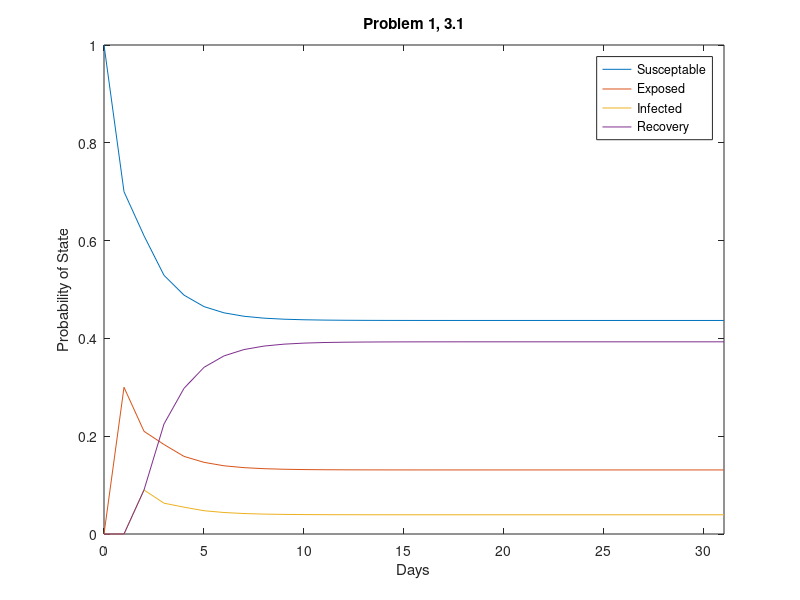
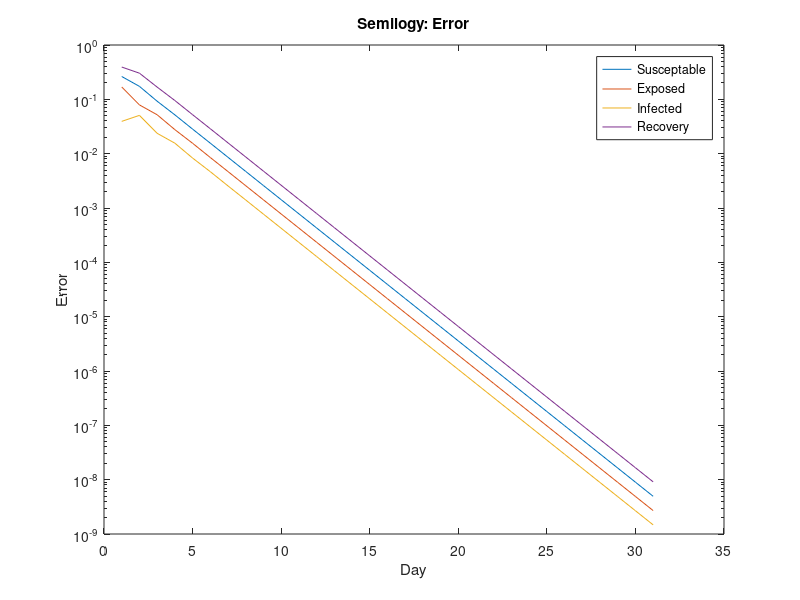
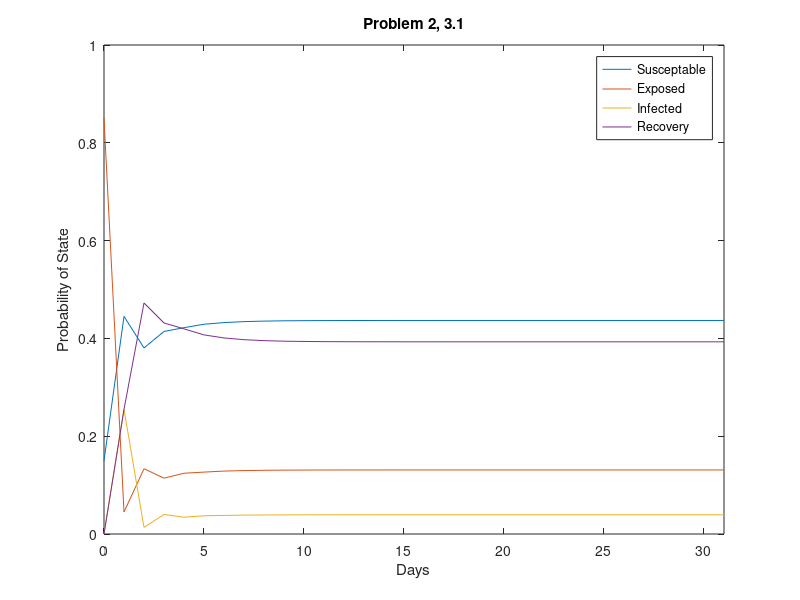
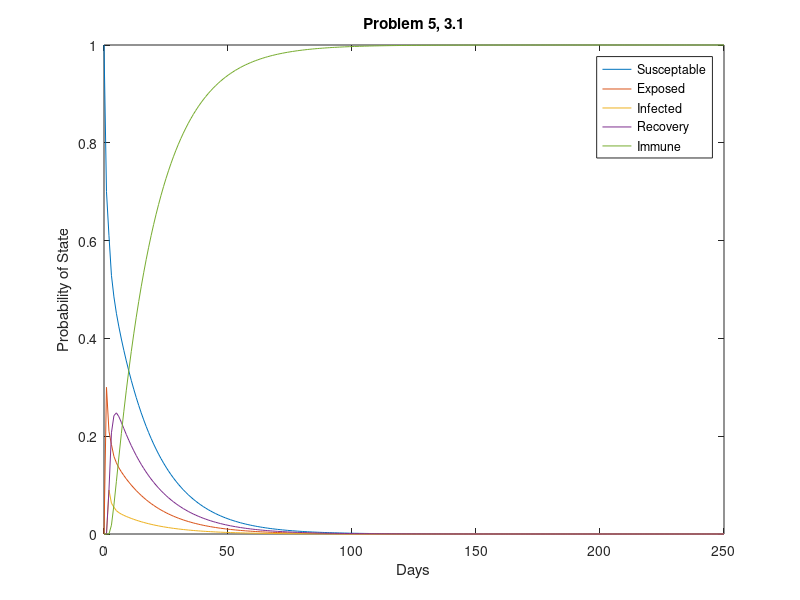

These charts were generated, in order, by the following MATLAB code:
clc
clear all
close all

A = [.7 .4 0 .2;
    .3 0 0 0;
    0 .3 0 0;
    0 .3 1 .8;];
s = [1;0;0;0];

fifth = A^5;
final = fifth * s

%% 3.1 1
A = [.7 .4 0 .2;
    .3 0 0 0;
    0 .3 0 0;
    0 .3 1 .8;];
prob = [1;0;0;0];

s = zeros(1,31); s(1) = 1;
e = zeros(1,31); e(1) = 0;
i = zeros(1,31); i(1) = 0;
r = zeros(1,31); r(1) = 0;

[V,D] = eig(A);
V = V(:,3);
V = V/sum(V);
Err = zeros(length(V),32);

for n = 1:31
    x = A^(n)*prob;
    x = x/sum(x);
    Err(:,n) = abs(x-V);
    s(n+1) = x(1);
    e(n+1) = x(2);
    i(n+1) = x(3);
    r(n+1) = x(4);
end
figure('Name','Problem 1, 3.1')
plot(0:31,s)
hold on
plot(0:31,e)
plot(0:31,i)
plot(0:31,r)
xlim([0 31]);
ylim([0 1]);
xlabel('Days');
ylabel('Probability of State');
legend('Susceptable','Exposed','Infected','Recovery');
title('Problem 1, 3.1')
hold off;
stationary1 = x


figure('Name','Semilogy: Error');
semilogy(Err(1,:));
hold on
semilogy(Err(2,:));
semilogy(Err(3,:));
semilogy(Err(4,:));
hold off
xlabel('Day')
ylabel('Error')
title('Semilogy: Error');
legend('Susceptable','Exposed','Infected','Recovery');


%% 3.1 2

A = [.7 .4 0 .2;
    .3 0 0 0;
    0 .3 0 0;
    0 .3 1 .8;];
prob = [.15;.85;0;0];

s = zeros(1,31); s(1) = .15;
e = zeros(1,31); e(1) = .85;
i = zeros(1,31); i(1) = 0;
r = zeros(1,31); r(1) = 0;

for n = 1:31
    x = A^(n)*prob;
    x = x/sum(x);
    s(n+1) = x(1);
    e(n+1) = x(2);
    i(n+1) = x(3);
    r(n+1) = x(4);
end
figure('Name','Problem 2, 3.1')
plot(0:31,s)
hold on
plot(0:31,e)
plot(0:31,i)
plot(0:31,r)
xlim([0 31]);
ylim([0 1]);
xlabel('Days');
ylabel('Probability of State');
legend('Susceptable','Exposed','Infected','Recovery');
title('Problem 2, 3.1')
hold off;
stationary2 = x

%% 3.1 5
SEIRIm = [ .7 .4 0 .2 0 ;
    .3 0 0 0 0 ;
    0 .3 0 0 0 ;
    0 .3 1 .6 0 ;
    0 0 0 .2 1];

suscept = [1;0;0;0;0];

s = zeros(1,250); s(1) = 1;
e = zeros(1,250); e(1) = 0;
i = zeros(1,250); i(1) = 0;
r = zeros(1,250); r(1) = 0;
m = zeros(1,250); m(1) = 0;
for n = 1:250
    x = SEIRIm^(n)*suscept;
    x = x/sum(x);
    s(n+1) = x(1);
    e(n+1) = x(2);
    i(n+1) = x(3);
    r(n+1) = x(4);
    m(n+1) = x(5);
end
figure('Name','Problem 5, 3.1')
plot(0:250,s)
hold on
plot(0:250,e)
plot(0:250,i)
plot(0:250,r)
plot(0:250,m)
xlim([0 250]);
ylim([0 1]);
xlabel('Days');
ylabel('Probability of State');
legend('Susceptable','Exposed','Infected','Recovery','Immune');
title('Problem 5, 3.1')
hold off
stationary3 = x

%% 4.1

SEIRVM = [ .7 0 0 .2 0 0;
    .3 0 0 0 0 0;
    0 .5 0 0 0 0;
    0 .5 1 .8 0 0;
    0 0 0 0 .25 0;
    0 0 0 0 .75 1];

suscept = [1;0;0;0;0;0];

% 3
s = zeros(1,31); s(1) = 1;
e = zeros(1,31); e(1) = 0;
i = zeros(1,31); i(1) = 0;
r = zeros(1,31); r(1) = 0;
v = zeros(1,31); v(1) = 0;
m = zeros(1,31); m(1) = 0;
for n = 1:31
    x = SEIRVM^(n)*suscept;
    x = x/sum(x);
    s(n+1) = x(1);
    e(n+1) = x(2);
    i(n+1) = x(3);
    r(n+1) = x(4);
    v(n+1) = x(5);
    m(n+1) = x(6);
end
figure('Name','Problem 3, 4.1')
plot(0:31,s)
hold on
plot(0:31,e)
plot(0:31,i)
plot(0:31,r)
plot(0:31,v)
plot(0:31,m)
xlim([0 31]);
ylim([0 1]);
xlabel('Days');
ylabel('Probability of State');
legend('Susceptable','Exposed','Infected','Recovery','Vaccinated','Immune');
title('Problem 3, 4.1')
hold off
stationary4 = x


%% 4.1 4

SEIRVM = [ .7 0 0 .2 0 0;
    .3 0 0 0 0 0;
    0 .5 0 0 0 0;
    0 .5 1 .8 0 0;
    0 0 0 0 .25 0;
    0 0 0 0 .75 1];

tovaxornottovax = [.33;0;0;0;.66;0];

s = zeros(1,31); s(1) = .33;
e = zeros(1,31); e(1) = 0;
i = zeros(1,31); i(1) = 0;
r = zeros(1,31); r(1) = 0;
v = zeros(1,31); v(1) = .66;
m = zeros(1,31); m(1) = 0;
for n = 1:31
    x = SEIRVM^(n)*tovaxornottovax;
    x = x/sum(x);
    s(n+1) = x(1);
    e(n+1) = x(2);
    i(n+1) = x(3);
    r(n+1) = x(4);
    v(n+1) = x(5);
    m(n+1) = x(6);
end
figure('Name','Problem 4, 4.1')
plot(0:31,s)
hold on
plot(0:31,e)
plot(0:31,i)
plot(0:31,r)
plot(0:31,v)
plot(0:31,m)
xlim([0 31]);
ylim([0 1]);
xlabel('Days');
ylabel('Probability of State');
legend('Susceptable','Exposed','Infected','Recovery','Vaccinated','Immune');
title('Problem 4,4.1')
hold off
stationary5 = x